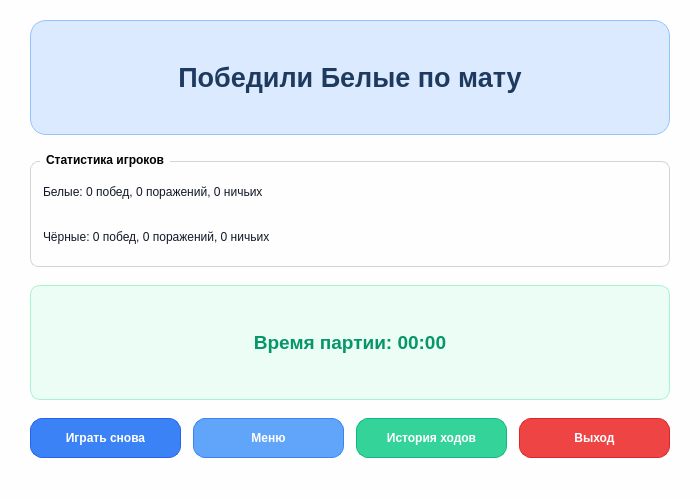
<?xml version="1.0" encoding="UTF-8"?>
<ui version="4.0">
 <class>FinalWindow</class>
 <widget class="QMainWindow" name="FinalWindow">
  <property name="geometry">
   <rect>
    <x>0</x>
    <y>0</y>
    <width>700</width>
    <height>500</height>
   </rect>
  </property>
  <property name="windowTitle">
   <string>Результат партии</string>
  </property>
  <property name="styleSheet">
   <string notr="true">background-color: #fefefe;</string>
  </property>

  <widget class="QWidget" name="centralwidget">
   <layout class="QVBoxLayout" name="mainLayout">
    <property name="leftMargin">
     <number>30</number>
    </property>
    <property name="topMargin">
     <number>20</number>
    </property>
    <property name="rightMargin">
     <number>30</number>
    </property>
    <property name="bottomMargin">
     <number>20</number>
    </property>
    <property name="spacing">
     <number>18</number>
    </property>

    <!-- Результат игры -->
    <item>
     <widget class="QLabel" name="resultLabel">
      <property name="text">
       <string>Победили Белые по мату</string>
      </property>
      <property name="alignment">
       <set>Qt::AlignCenter</set>
      </property>
      <property name="font">
       <font>
        <pointsize>20</pointsize>
        <bold>true</bold>
       </font>
      </property>
      <property name="styleSheet">
       <string notr="true">color: #1e3a5f; background-color: #dbeafe; padding: 14px; border-radius: 16px; border: 1px solid #93c5fd;</string>
      </property>
     </widget>
    </item>

    <!-- Статистика игроков -->
    <item>
     <widget class="QGroupBox" name="statsGroupBox">
      <property name="title">
       <string>Статистика игроков</string>
      </property>
      <property name="styleSheet">
       <string notr="true">QGroupBox { font-weight: bold; border: 1px solid #d1d5db; border-radius: 8px; margin-top: 8px; } QGroupBox::title { subcontrol-origin: margin; left: 10px; padding: 0 4px; }</string>
      </property>
      <layout class="QVBoxLayout" name="statsLayout">
       <property name="leftMargin">
        <number>12</number>
       </property>
       <property name="topMargin">
        <number>10</number>
       </property>
       <property name="rightMargin">
        <number>12</number>
       </property>
       <property name="bottomMargin">
        <number>10</number>
       </property>
       <property name="spacing">
        <number>6</number>
       </property>

       <item>
        <widget class="QLabel" name="whiteStatsLabel">
         <property name="text">
          <string>Белые: 0 побед, 0 поражений, 0 ничьих</string>
         </property>
         <property name="styleSheet">
          <string notr="true">color: #111827;</string>
         </property>
        </widget>
       </item>

       <item>
        <widget class="QLabel" name="blackStatsLabel">
         <property name="text">
          <string>Чёрные: 0 побед, 0 поражений, 0 ничьих</string>
         </property>
         <property name="styleSheet">
          <string notr="true">color: #111827;</string>
         </property>
        </widget>
       </item>
      </layout>
     </widget>
    </item>

    <!-- Время партии -->
    <item>
     <widget class="QLabel" name="timeLabel">
      <property name="text">
       <string>Время партии: 00:00</string>
      </property>
      <property name="alignment">
       <set>Qt::AlignCenter</set>
      </property>
      <property name="font">
       <font>
        <pointsize>14</pointsize>
        <bold>true</bold>
       </font>
      </property>
      <property name="styleSheet">
       <string notr="true">color: #059669; padding: 10px; background-color: #ecfdf5; border-radius: 10px; border: 1px solid #a7f3d0;</string>
      </property>
     </widget>
    </item>

    <!-- Кнопки управления -->
    <item>
     <layout class="QHBoxLayout" name="buttonsLayout">
      <property name="spacing">
       <number>12</number>
      </property>

      <item>
       <widget class="QPushButton" name="playAgainButton">
        <property name="minimumSize">
         <size>
          <width>120</width>
          <height>40</height>
         </size>
        </property>
        <property name="text">
         <string>Играть снова</string>
        </property>
        <property name="styleSheet">
         <string notr="true">
QPushButton {
    color: white;
    background-color: #3b82f6;
    border: 1px solid #2563eb;
    border-radius: 12px;
    padding: 8px;
    font-weight: bold;
}
QPushButton:hover {
    background-color: #60a5fa;
}
QPushButton:pressed {
    background-color: #2563eb;
}
         </string>
        </property>
       </widget>
      </item>

      <item>
       <widget class="QPushButton" name="menuButton">
        <property name="minimumSize">
         <size>
          <width>100</width>
          <height>40</height>
         </size>
        </property>
        <property name="text">
         <string>Меню</string>
        </property>
        <property name="styleSheet">
         <string notr="true">
QPushButton {
    color: white;
    background-color: #60a5fa;
    border: 1px solid #3b82f6;
    border-radius: 12px;
    padding: 8px;
    font-weight: bold;
}
QPushButton:hover {
    background-color: #93c5fd;
}
QPushButton:pressed {
    background-color: #3b82f6;
}
         </string>
        </property>
       </widget>
      </item>

      <item>
       <widget class="QPushButton" name="historyButton">
        <property name="minimumSize">
         <size>
          <width>120</width>
          <height>40</height>
         </size>
        </property>
        <property name="text">
         <string>История ходов</string>
        </property>
        <property name="styleSheet">
         <string notr="true">
QPushButton {
    color: white;
    background-color: #34d399;
    border: 1px solid #10b981;
    border-radius: 12px;
    padding: 8px;
    font-weight: bold;
}
QPushButton:hover {
    background-color: #6ee7b7;
}
QPushButton:pressed {
    background-color: #10b981;
}
         </string>
        </property>
       </widget>
      </item>

      <item>
       <widget class="QPushButton" name="exitButton">
        <property name="minimumSize">
         <size>
          <width>90</width>
          <height>40</height>
         </size>
        </property>
        <property name="text">
         <string>Выход</string>
        </property>
        <property name="styleSheet">
         <string notr="true">
QPushButton {
    color: white;
    background-color: #ef4444;
    border: 1px solid #dc2626;
    border-radius: 12px;
    padding: 8px;
    font-weight: bold;
}
QPushButton:hover {
    background-color: #f87171;
}
QPushButton:pressed {
    background-color: #dc2626;
}
         </string>
        </property>
       </widget>
      </item>
     </layout>
    </item>

   </layout>
  </widget>

  <widget class="QMenuBar" name="menubar">
   <property name="geometry">
    <rect>
     <x>0</x>
     <y>0</y>
     <width>700</width>
     <height>22</height>
    </rect>
   </property>
  </widget>
  <widget class="QStatusBar" name="statusbar"/>
 </widget>
 <resources/>
 <connections/>
</ui>
